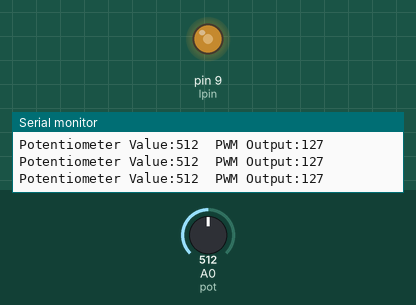
This sketch was run on a simulated Arduino Uno, built with avr-gcc and run on an emulated ATmega328P. Shown: output pins drawn as LEDs (lit = HIGH), the last lines printed to the serial monitor. The inputs (shaded band) are chosen by the test bench; at power-on: A0 (pot) = 512.

Above: at 1.2 s.
1.3 s: A0 (pot) set to 716
At 2.2 s:
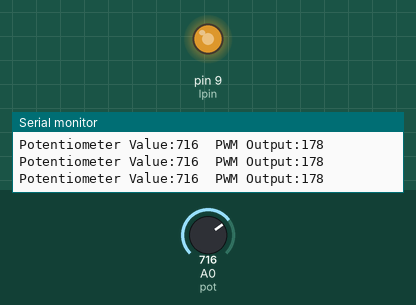
2.8 s: A0 (pot) set to 900
At 3.7 s:
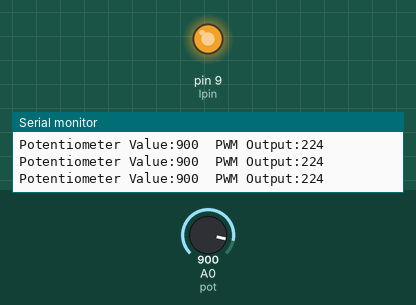
4.3 s: A0 (pot) set to 122
At 5.3 s:
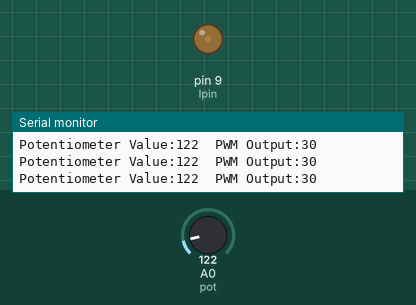
5.8 s: A0 (pot) set to 0
At 6.8 s:
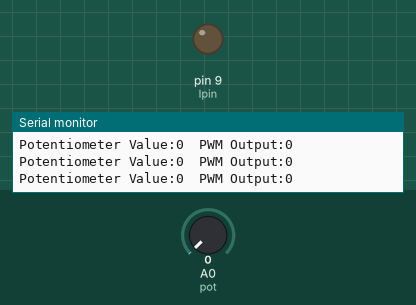
Timing chart, 0 to 8.3 s (numbered marks = the images above; inputs shaded):
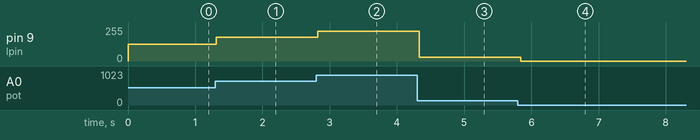

Measured:
- after the input at 1.3 s, pin 9 (lpin): 127/255 → 178/255 at once
- after the input at 2.8 s, pin 9 (lpin): 178/255 → 224/255 at once
- after the input at 4.3 s, pin 9 (lpin): 224/255 → 30/255 at once
- after the input at 5.8 s, pin 9 (lpin): 30/255 → 0/255 at once

The sketch:

TKP_11.ino
```cpp
int pot = A0;
int lpin = 9;
int potval = 0;
int mapval = 0;

void setup() {
  Serial.begin(9600);
  pinMode(lpin, OUTPUT);
}

void loop() {
  potval = analogRead(pot);
  mapval = map(potval, 0, 1023, 0, 255);
  analogWrite(lpin, mapval);

  Serial.print("Potentiometer Value:");
  Serial.print(potval);
  Serial.print("\tPWM Output:");
  Serial.println(mapval);

  delay(100);
}
```
